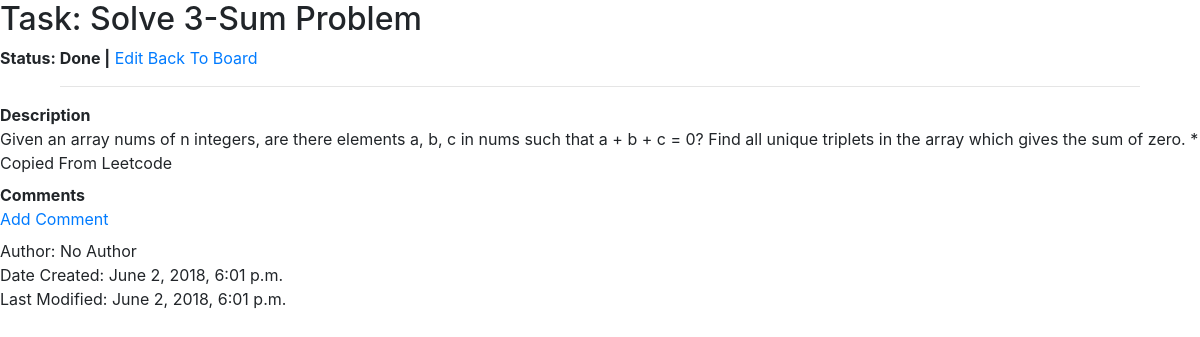
The app's page /task/2285c834-dc65-4f6f-b7bb-adc829437e4c with its own data.
### kanban/models/task.py (models this page shows, shortened)
class Task(models.Model):
    class Meta:
        ordering = ['-date_modified']
    STATUS_CHOICES = {
        ('TODO', 'To Do'),
        ('PROG', 'In Progress'),
        ('TEST', 'In Testing'),
        ('DONE', 'Done'),
    }
    uuid = models.UUIDField(primary_key=True, editable=False, default=uuid.uuid4)
    priority = models.IntegerField(default=0)
    title = models.CharField(max_length=200)
    description = models.TextField(blank=True, null=True)
    status = models.CharField(max_length=4, choices=STATUS_CHOICES, default='TODO')
    date_created = models.DateTimeField(default=datetime.datetime.now())
    date_modified = models.DateTimeField(default=datetime.datetime.now())
    author = models.CharField(max_length=200, default='No Author')

### kanban/views/taskDetailView.py (the view)
# urls.py: path('task/<uuid:pk>', views.TaskDetailView.as_view(), name='task-detail'),
class TaskDetailView(DetailView):
    model = Task
    context_object_name = 'task'
    template_name = 'kanban/task_detail.html'

### kanban/templates/kanban/task_detail.html (shortened to what this page needs)
{% extends 'kanban/kanban_base.html' %}
{% block content %}
    <h2>Task: {{ task.title }}</h2>
    <strong>Status: {{  task.get_status_display}} |</strong>
    <a href="{% url 'task-edit' task.uuid %}">Edit</a>
    <a href="{% url 'index' %}">Back To Board</a>
    <hr>
    <p>
        <strong>Description</strong>
        <br>
        {{ task.description }}
    </p>
    <p>
        <strong>Comments</strong>
        <br>
        <a href="{% url 'taskcomment-add-specific' task_pk=task.uuid %}">Add Comment</a>
    </p>
    <p>
    Author: {{ task.author }} <br>
    Date Created: {{ task.date_created }} <br>
    Last Modified: {{ task.date_modified }} <br>
    </p>
{% endblock %}

### kanban/static/kanban/kanban.css (style rules this page uses)
hr { size: 3px; width: 90%; }
p { margin-top: 0.1em; margin-bottom: 0.5em; }

### records on screen
Task: title "Solve 3-Sum Problem", status "Done", description "Given an array nums of n integers, are there elements a, b, c in nums such that a + b + c = 0? Find all unique triplets in the array which gives the sum of zero. * Copied From Leetcode", author "No Author", date_created "June 2, 2018, 6:01 p.m.", date_modified "June 2, 2018, 6:01 p.m."
